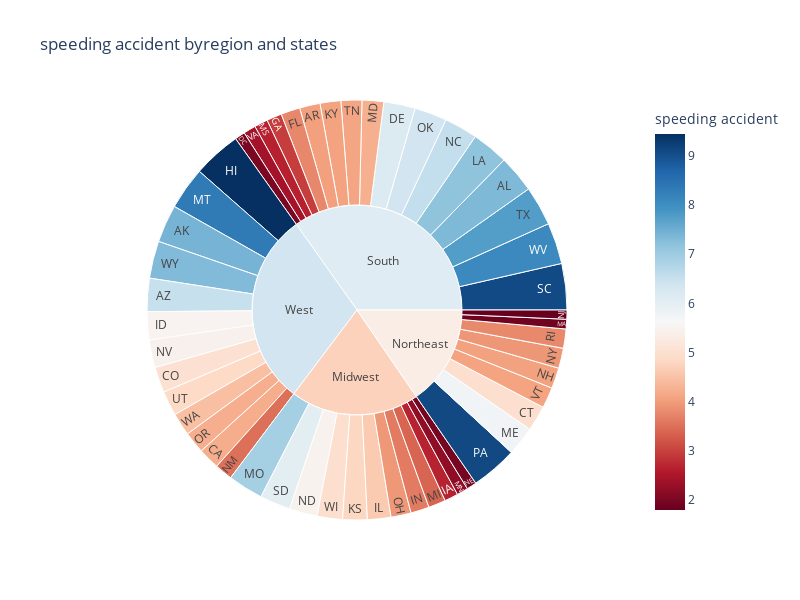

The notebook cell saved with this chart:
### Code cell
fig = px.sunburst(df,
    path=['region','abbrev'],
    values='speeding',
    title='speeding accident byregion and states',
    labels={'abbrev':'states','speeding':'speeding accident'},
    color='speeding',
    color_continuous_scale=px.colors.sequential.RdBu,
    height=600,width=800)
fig.show()

### Figure 1 — Plotly figure (JSON) as saved in the notebook; plotly's stock layout.template omitted (floating-point values rounded to 4 significant figures)
{"data": [{"branchvalues": "total", "customdata": [[7.332], [7.421], [6.51], [4.032], [4.2], [5.032], [4.968], [6.156], [2.006], [3.759], [2.964], [9.45], [5.508], [4.608], [3.625], [2.669], [4.806], [4.066], [7.175], [5.738], [4.25], [1.886], [3.384], [2.208], [2.64], [6.923], [8.346], [1.937], [5.439], [4.06], [1.792], [3.496], [3.936], [6.552], [5.497], [3.948], [6.368], [4.224], [9.1], [3.774], [9.082], [6.014], [4.095], [7.76], [4.859], [4.08], [2.413], [4.452], [8.092], [4.968], [7.308], [6.109], [6.377], [5.34], [4.73]], "domain": {"x": [0, 1], "y": [0, 1]}, "hovertemplate": "labels=%{label}<br>speeding_sum=%{value}<br>parent=%{parent}<br>id=%{id}<br>speeding accident=%{color}<extra></extra>", "ids": ["South/AL", "West/AK", "West/AZ", "South/AR", "West/CA", "West/CO", "Northeast/CT", "South/DE", "South/DC", "South/FL", "South/GA", "West/HI", "West/ID", "Midwest/IL", "Midwest/IN", "Midwest/IA", "Midwest/KS", "South/KY", "South/LA", "Northeast/ME", "South/MD", "Northeast/MA", "Midwest/MI", "Midwest/MN", "South/MS", "Midwest/MO", "West/MT", "Midwest/NE", "West/NV", "Northeast/NH", "Northeast/NJ", "West/NM", "Northeast/NY", "South/NC", "Midwest/ND", "Midwest/OH", "South/OK", "West/OR", "Northeast/PA", "Northeast/RI", "South/SC", "Midwest/SD", "South/TN", "South/TX", "West/UT", "Northeast/VT", "South/VA", "West/WA", "South/WV", "Midwest/WI", "West/WY", "South", "West", "Northeast", "Midwest"], "labels": ["AL", "AK", "AZ", "AR", "CA", "CO", "CT", "DE", "DC", "FL", "GA", "HI", "ID", "IL", "IN", "IA", "KS", "KY", "LA", "ME", "MD", "MA", "MI", "MN", "MS", "MO", "MT", "NE", "NV", "NH", "NJ", "NM", "NY", "NC", "ND", "OH", "OK", "OR", "PA", "RI", "SC", "SD", "TN", "TX", "UT", "VT", "VA", "WA", "WV", "WI", "WY", "South", "West", "Northeast", "Midwest"], "marker": {"coloraxis": "coloraxis", "colors": [7.332, 7.421, 6.51, 4.032, 4.2, 5.032, 4.968, 6.156, 2.006, 3.759, 2.964, 9.45, 5.508, 4.608, 3.625, 2.669, 4.806, 4.066, 7.175, 5.738, 4.25, 1.886, 3.384, 2.208, 2.64, 6.923, 8.346, 1.937, 5.439, 4.06, 1.792, 3.496, 3.936, 6.552, 5.497, 3.948, 6.368, 4.224, 9.1, 3.774, 9.082, 6.014, 4.095, 7.76, 4.859, 4.08, 2.413, 4.452, 8.092, 4.968, 7.308, 6.109, 6.377, 5.34, 4.73]}, "name": "", "parents": ["South", "West", "West", "South", "West", "West", "Northeast", "South", "South", "South", "South", "West", "West", "Midwest", "Midwest", "Midwest", "Midwest", "South", "South", "Northeast", "South", "Northeast", "Midwest", "Midwest", "South", "Midwest", "West", "Midwest", "West", "Northeast", "Northeast", "West", "Northeast", "South", "Midwest", "Midwest", "South", "West", "Northeast", "Northeast", "South", "Midwest", "South", "South", "West", "Northeast", "South", "West", "South", "Midwest", "West", "", "", "", ""], "type": "sunburst", "values": [7.332, 7.421, 6.51, 4.032, 4.2, 5.032, 4.968, 6.156, 2.006, 3.759, 2.964, 9.45, 5.508, 4.608, 3.625, 2.669, 4.806, 4.066, 7.175, 5.738, 4.25, 1.886, 3.384, 2.208, 2.64, 6.923, 8.346, 1.937, 5.439, 4.06, 1.792, 3.496, 3.936, 6.552, 5.497, 3.948, 6.368, 4.224, 9.1, 3.774, 9.082, 6.014, 4.095, 7.76, 4.859, 4.08, 2.413, 4.452, 8.092, 4.968, 7.308, 88.74, 76.25, 39.33, 50.59]}], "layout": {"coloraxis": {"colorbar": {"title": {"text": "speeding accident"}}, "colorscale": [[0, "rgb(103,0,31)"], [0.1, "rgb(178,24,43)"], [0.2, "rgb(214,96,77)"], [0.3, "rgb(244,165,130)"], [0.4, "rgb(253,219,199)"], [0.5, "rgb(247,247,247)"], [0.6, "rgb(209,229,240)"], [0.7, "rgb(146,197,222)"], [0.8, "rgb(67,147,195)"], [0.9, "rgb(33,102,172)"], [1, "rgb(5,48,97)"]]}, "height": 600, "legend": {"tracegroupgap": 0}, "title": {"text": "speeding accident byregion and states"}, "width": 800}}
